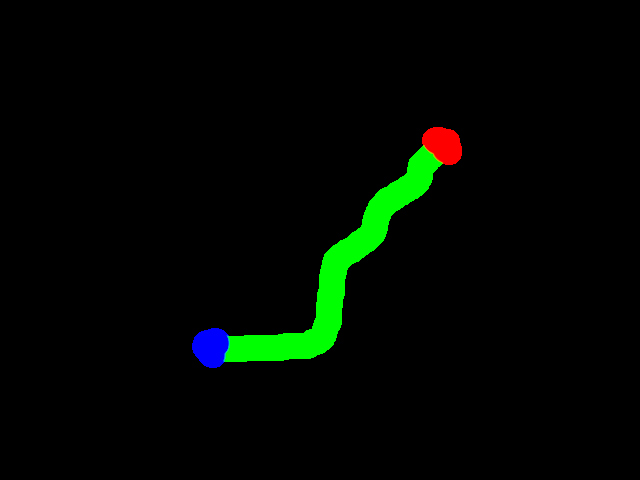
#> input picture marble_maze/data/maze_path_manual.png, 640 x 480 px; its folder holds 2 pictures in this run
$ jupyter execute --allow-errors manual_path_to_graph.ipynb
#> lines starting #> are read from the running program, lines starting #| are printed output that depends on the picture
[cell 1]
from pathlib import Path
import cv2
import matplotlib.pyplot as plt
import numpy as np


src_root = Path().resolve()
list(src_root.iterdir())

[cell 2]
default_img_path = src_root / "data" / "maze.png"
def load_photo(img_path = default_img_path):
    image = cv2.imread(str(img_path))
#> image is the input picture: shape (480, 640, 3); mean B, G, R 1, 7.2, 0.9
    return image

[cell 3]
maze_path_manual = load_photo(src_root / "data" / "maze_path_manual.png")

[cell 4]
mini_maze_path = cv2.resize(maze_path_manual, None, fx=0.1, fy=0.1, interpolation=cv2.INTER_LINEAR)

[cell 5]
def viz(cv_img):
    plt.imshow(cv_img)
    plt.show()

viz(maze_path_manual)

[cell 6]
viz(maze_path_manual[:, :, 2])
#> in viz (call 2), `plt.show()`:
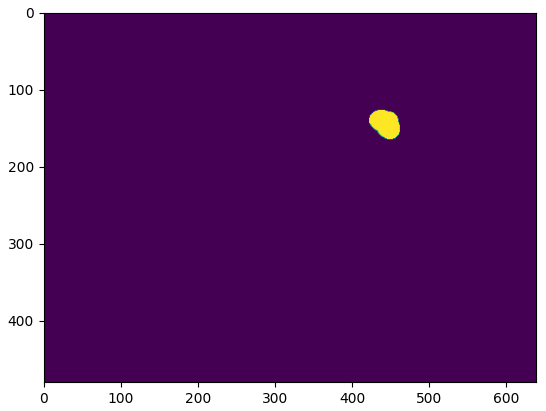
#> figure drawn by matplotlib, 1 panel

[cell 7]
viz(mini_maze_path)

[cell 8]
from typing import Set
bug_counter = 0

def get_unvisited_neighbours(element, matrix_shape, visited_set, frontier_set):
    # assume 2D matrix and that we are checking immediate neighbours - a 3*3 receptive field
    x_current, y_current = element
    x_end, y_end = matrix_shape

    # use +2 for upper bound to work around range behaviour at upper limits
    x_range = range(max(x_current-1,0),min(x_current+2,x_end))
    y_range = range(max(y_current-1,0),min(y_current+2,y_end))

    elements_to_visit = []
    for x in x_range:
        for y in y_range:
            if x == x_current and y == y_current:
                # do not readd the current node
                continue
            elif (x, y) in frontier_set:
                # do not schedule for multiple visits
                continue
            elif (x, y) not in visited_set:
                elements_to_visit.append((x, y))
            else:
                pass
    assert len(elements_to_visit) < 9, f"Too many neighbouring elements returned for a 2D pixel! {len(elements_to_visit)}"
    return elements_to_visit


def create_fitness_score(element, difficulty_map, output_values):
    # assume 2D matrix and that we are checking immediate neighbours - a 3*3 receptive field
    global bug_counter
    x_current, y_current = element
    x_end, y_end = output_values.shape

    x_range = range(max(x_current-1,0),min(x_current+1,x_end))
    y_range = range(max(y_current-1,0),min(y_current+1,y_end))

    # distance penalty: lower on the prescribed path:
    # RGB -> red is idx 0
    is_red = bool(difficulty_map[x_current, y_current, 0])
    is_green = bool(difficulty_map[x_current, y_current, 1])
    is_blue = bool(difficulty_map[x_current, y_current, 2])
    if is_blue:
        penalty = 0
    elif is_red or is_green:
        penalty = 0.001
    else:
        penalty = 1

    # take the minimum score of any neighbour then add the distance penalty
    # use filter to remove None i.e. unvisited neighbours. These can be ignored as
    # they will always be more expensive than earlier nodes.

    element_score = None
    for x in x_range:
        for y in y_range:
            if output_values[x, y] != np.inf:  # 0 is valid
                candidate_score = output_values[x, y] + penalty
                if element_score is None or element_score > candidate_score:
                    # update
                    element_score = candidate_score
                    if x == x_current and y == y_current:
                        print(f"found best value already in place! This should happen once. {bug_counter}")
                        if bug_counter > 0:
                            breakpoint
                        bug_counter = bug_counter + 1

    assert element_score != np.inf
    assert element_score is not None
    return element_score


from tqdm import tqdm, trange
from functools import reduce

def generic_search_algorithm(frontier, visited_set: Set, difficulty_map, output_values):
    # frontier_set = set(frontier)
    matrix_shape = output_values.shape

    # tqdm progress bar up to the number of pixels
    total_pixels = reduce(lambda x, y: x*y,matrix_shape, 1)
    print(total_pixels)
    progress = trange(total_pixels)
    progress_iterator = iter(progress)

    for element in frontier:
        # frontier_set.remove(element)  # actually not necessary - used as a preset for visited status
        # print(element)
        output_values[element] = create_fitness_score(element, difficulty_map, output_values)

        # Visit complete, come again soon!
        visited_set.add(element)

        unvisited_neighbours = get_unvisited_neighbours(element, matrix_shape, visited_set, frontier)

        # visited_set[element] = 1
        # breadth first search - elements are added to the back of the frontier queue
        # [frontier_set.add(neighbour) for neighbour in unvisited_neighbours]
        frontier.extend(unvisited_neighbours)
        # print(f"Frontier size: {len(frontier)}")
        # print(f"Visited Set size: {len(visited_set)}")

        next(progress_iterator)
    progress.close()

    return output_values


def make_naive_graph_path(maze_path_img):

    # start with the blue endzone
    endzone = maze_path_img[:, :, 2]
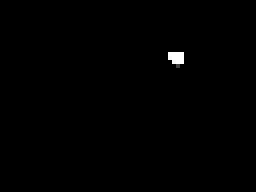
#> endzone: shape (48, 64) (shown 4 times larger); min 0, max 255, mean 0.9
    # Step 1: Prepare a blank image
    score_matrix = np.full(endzone.shape[:2], dtype="float64", fill_value=np.inf)  # Creating a black canvas
    # score_matrix = np.empty(endzone.shape[:2], dtype="float64", cval=np.inf)  # Creating a black canvas
    # visited_matrix = np.zeros(endzone.shape[:2], dtype="uint8")  # Creating a black canvas

    # = np.full((2, 2), None)  # np.inf

    endzone_xs, endzone_ys = np.where(endzone)
#> endzone_xs = [13, 13, 13, 13, 14, 14, 14, 14, 15, 15, 15, 16]; endzone_ys = [42, 43, 44, 45, 42, 43, 44, 45, 43, 44, 45, 44]
    # any pixel in the endzone will do
    seed_pixel_coords = (endzone_xs[0], endzone_ys[0])
#> seed_pixel_coords = (13, 42)
    score_matrix[seed_pixel_coords] = 0
    # visited_matrix[seed_pixel_coords] = 1

    visited_set = set()
    # Make the frontier a dictionary so we can check membership efficiently and also keep the order of appendage
    # frontier = defaultdict()
    # frontier[seed_pixel_coords]=None

    # print(seed_pixel_coords)
    scored_pixels = generic_search_algorithm(frontier=[seed_pixel_coords], visited_set=visited_set, difficulty_map=maze_path_img, output_values=score_matrix)
#| 3072
#> the loop in generic_search_algorithm, `for element in frontier:` made 2 passes
#> (is_red in create_fitness_score, is_green in create_fitness_score, is_blue in create_fitness_score) on passes 1 to 2: (False, False, True), (False, False, False)
#> after the loop in generic_search_algorithm, `for element in frontier:`: output_values: shape (48, 64) float64; 99.97% of the values are NaN or infinite; the others: min 0, max 0, mean 0
#> after the loop in generic_search_algorithm, `for element in frontier:`: frontier = [(13, 42), (12, 41), (12, 42), (12, 43), (13, 41), (13, 43), (14, 41), (14, 42), (14, 43)]; visited_set = 1 item

    return scored_pixels

# gradient_map = make_naive_graph_path(maze_path_manual)
#> (the rest of this cell did not finish here and is left out)

[cell 9]
480 * 640

[cell 10]
# gradient_map_scaled = gradient_map * 255.0/gradient_map.max()

# Normalize image to between 0 and 255
# gradient_map_scaled = gradient_map/(gradient_map.max()/1024.0)

[cell 11]
import pandas as pd
#> (the rest of this cell did not finish here and is left out)

#> (a cell that did not finish here is left out)

#> (a cell that did not finish here is left out)

[cell 14]
endzone = maze_path_manual[:, :, 2]
#> endzone: shape (480, 640)

[cell 15]
maze_path_manual.shape
#> Out = (480, 640, 3)
